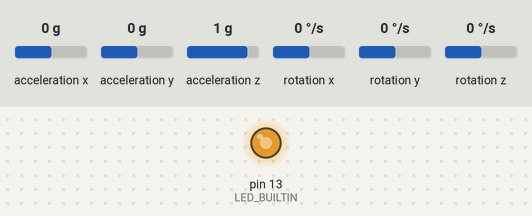
A sketch run on a simulated Arduino Uno, built with avr-gcc and run on an emulated ATmega328P. On the bench: output pins drawn as LEDs (lit = HIGH). Wiring (inferred from the names in the program): MPU-6050 motion sensor at I2C address 0x68. The test bench sets the inputs (shaded band); at power-on: acceleration x 0 g, rotation y 0 °/s, acceleration y 0 g, rotation x 0 °/s, acceleration z 1 g, rotation z 0 °/s. What the sketch prints to the serial monitor is not drawn.

Above: at 1.2 s.
1.3 s: acceleration x set to -1.4 g
4.3 s: rotation y set to 192 °/s
7.3 s: acceleration y set to 1.4 g
10.3 s: rotation y set to -100 °/s
13.3 s: rotation x set to -192 °/s
Timing chart, 0 to 17.3 s (numbered marks = the images above; inputs shaded):
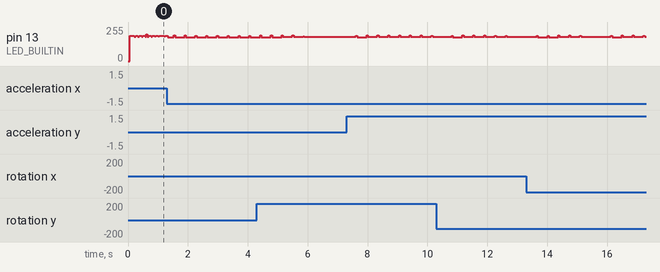

The sketch:

MPU6050_Magwick.ino
```cpp
#include <MadgwickAHRS.h>
#include <Wire.h>
#include "MPU6050_6Axis_MotionApps20.h"

#define OFFSET_ACCEL_X 819
#define OFFSET_ACCEL_Y 2570
#define OFFSET_ACCEL_Z 1260
#define OFFSET_GYRO_X 52
#define OFFSET_GYRO_Y 11
#define OFFSET_GYRO_Z 2

/*
//xda焦げてる方
#define OFFSET_ACCEL_X -3821
#define OFFSET_ACCEL_Y -847
#define OFFSET_ACCEL_Z 1257
#define OFFSET_GYRO_X 87
#define OFFSET_GYRO_Y 15
#define OFFSET_GYRO_Z -20
*/

MPU6050 mpu;
Madgwick MadgwickFilter;
unsigned long last = 0, now = 0;

VectorFloat g;
VectorInt16 Accel,Gyro;

void setup()
{
	Serial.begin(230400);
	Initialize();
	MadgwickFilter.begin(238);
}

void loop() {
	now = micros();
	DataProcessing();
	MadgwickFilter.updateIMU(g.x, g.y, g.z, Accel.x, Accel.y, Accel.z);
	if(now - last > 40000){
	Serial.print(MadgwickFilter.getYaw());
	Serial.print(" ");
	Serial.print(MadgwickFilter.getRoll());
	Serial.print(" ");
	Serial.print(MadgwickFilter.getPitch());
	Serial.print(" ");
	//Serial.println(now - last);
	Serial.println();
	last = now;
	}
}

void Initialize()
{
	Wire.begin();
	Wire.setClock(400000UL);
	pinMode(LED_BUILTIN, OUTPUT);

	mpu.initialize();
	while (!mpu.testConnection());

	mpu.setXAccelOffset(OFFSET_ACCEL_X);
	mpu.setYAccelOffset(OFFSET_ACCEL_Y);
	mpu.setZAccelOffset(OFFSET_ACCEL_Z);
	mpu.setXGyroOffset(OFFSET_GYRO_X);
	mpu.setYGyroOffset(OFFSET_GYRO_Y);
	mpu.setZGyroOffset(OFFSET_GYRO_Z);

	Wire.beginTransmission(0x68);
	Wire.write(0x1B);		//速度のフルスケール設定があるレジスタ
	Wire.write(0b00000000); //4,3bitを00に指定することで+-250degree/secまで測れる
	Wire.endTransmission();

	Wire.beginTransmission(0x68);
	Wire.write(0x1C);		//加速度のスケールレンジ設定があるレジスタ
	Wire.write(0b00000000); //4,3bitを00に指定することで+-2gまで測れる。gが重力加速度
	Wire.endTransmission();
}

void DataProcessing()
{
	digitalWrite(LED_BUILTIN, HIGH);

	mpu.getMotion6(&Accel.x, &Accel.y, &Accel.z, &Gyro.x, &Gyro.y, &Gyro.z);
	g.x = Gyro.x / 131.072;
	g.y = Gyro.y / 131.072;
	g.z = Gyro.z / 131.072;

	digitalWrite(13, LOW);
}
```
